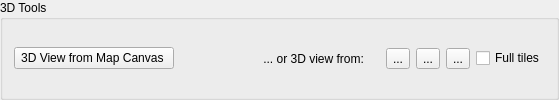
         <widget class="QGroupBox" name="groupBox_6">
          <property name="font">
           <font>
            <weight>50</weight>
            <bold>false</bold>
           </font>
          </property>
          <property name="title">
           <string>3D Tools</string>
          </property>
          <layout class="QHBoxLayout" name="horizontalLayout_10">
           <item>
            <widget class="QPushButton" name="view3dMapCanvasPushButton">
             <property name="minimumSize">
              <size>
               <width>160</width>
               <height>0</height>
              </size>
             </property>
             <property name="font">
              <font>
               <weight>50</weight>
               <bold>false</bold>
              </font>
             </property>
             <property name="toolTip">
              <string>Load in 3D viewer tiles showed in map canvas</string>
             </property>
             <property name="text">
              <string>3D View from Map Canvas </string>
             </property>
            </widget>
           </item>
           <item>
            <spacer name="horizontalSpacer_4">
             <property name="orientation">
              <enum>Qt::Horizontal</enum>
             </property>
             <property name="sizeHint" stdset="0">
              <size>
               <width>80</width>
               <height>20</height>
              </size>
             </property>
            </spacer>
           </item>
           <item>
            <layout class="QHBoxLayout" name="horizontalLayout_7">
             <item>
              <widget class="QLabel" name="label_13">
               <property name="minimumSize">
                <size>
                 <width>120</width>
                 <height>20</height>
                </size>
               </property>
               <property name="font">
                <font>
                 <weight>50</weight>
                 <bold>false</bold>
                </font>
               </property>
               <property name="text">
                <string> ... or 3D view from:</string>
               </property>
              </widget>
             </item>
             <item>
              <widget class="QToolButton" name="toolButton_SelectByRectangle_3D">
               <property name="toolTip">
                <string>Select point by rectangle</string>
               </property>
               <property name="text">
                <string>...</string>
               </property>
               <property name="icon">
                <iconset>
                 <normaloff>:/plugins/point_cloud_3d/icons/mActionSelectRectangle3D.png</normaloff>:/plugins/point_cloud_3d/icons/mActionSelectRectangle3D.png</iconset>
               </property>
               <property name="iconSize">
                <size>
                 <width>24</width>
                 <height>24</height>
                </size>
               </property>
               <property name="checkable">
                <bool>true</bool>
               </property>
              </widget>
             </item>
             <item>
              <widget class="QToolButton" name="toolButton_SelectByPolygon_3D">
               <property name="toolTip">
                <string>Select points by polygon</string>
               </property>
               <property name="text">
                <string>...</string>
               </property>
               <property name="icon">
                <iconset>
                 <normaloff>:/plugins/point_cloud_3d/icons/mActionSelectPolygon3D.png</normaloff>:/plugins/point_cloud_3d/icons/mActionSelectPolygon3D.png</iconset>
               </property>
               <property name="iconSize">
                <size>
                 <width>24</width>
                 <height>24</height>
                </size>
               </property>
               <property name="checkable">
                <bool>true</bool>
               </property>
              </widget>
             </item>
             <item>
              <widget class="QToolButton" name="toolButton_SelectByFreehand_3D">
               <property name="toolTip">
                <string>Select points by free hand</string>
               </property>
               <property name="text">
                <string>...</string>
               </property>
               <property name="icon">
                <iconset>
                 <normaloff>:/plugins/point_cloud_3d/icons/mActionSelectFreehand3D.png</normaloff>:/plugins/point_cloud_3d/icons/mActionSelectFreehand3D.png</iconset>
               </property>
               <property name="iconSize">
                <size>
                 <width>24</width>
                 <height>24</height>
                </size>
               </property>
               <property name="checkable">
                <bool>true</bool>
               </property>
              </widget>
             </item>
             <item>
              <widget class="QCheckBox" name="fullTiles3dCheckBox">
               <property name="text">
                <string>Full tiles</string>
               </property>
              </widget>
             </item>
            </layout>
           </item>
          </layout>
         </widget>
